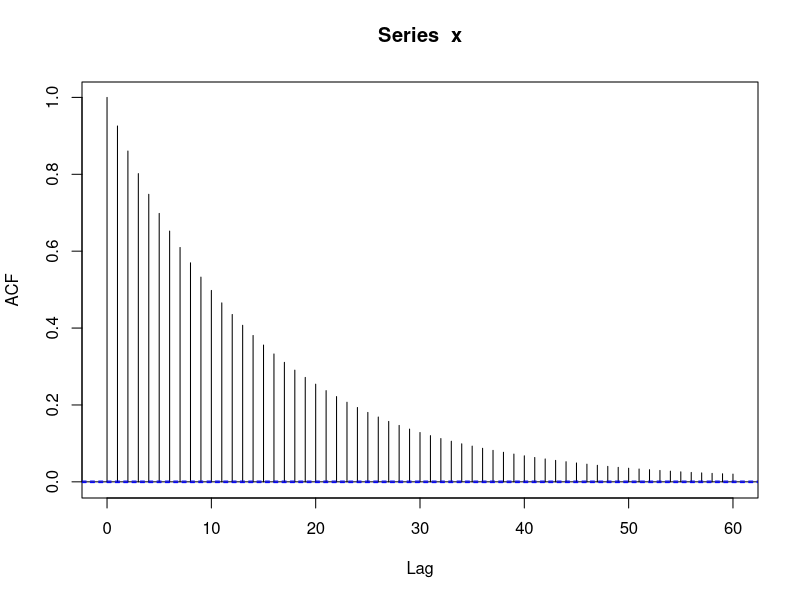
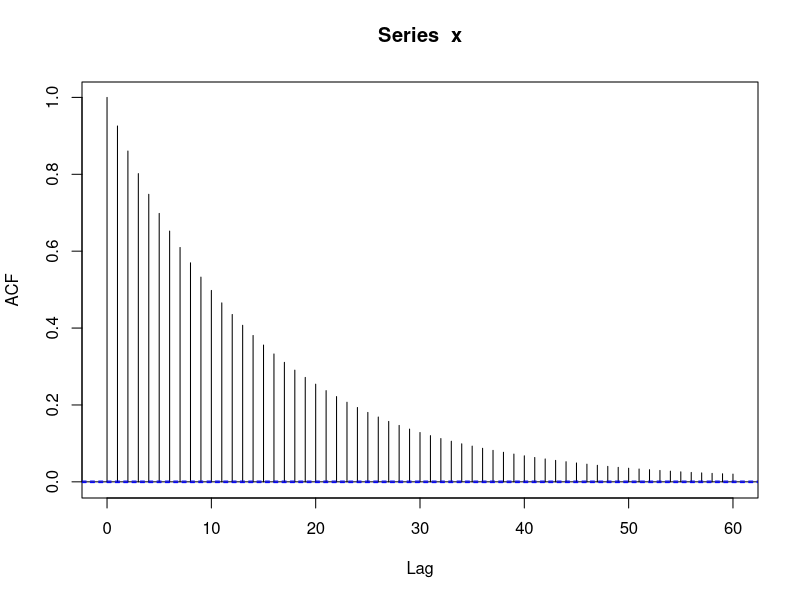
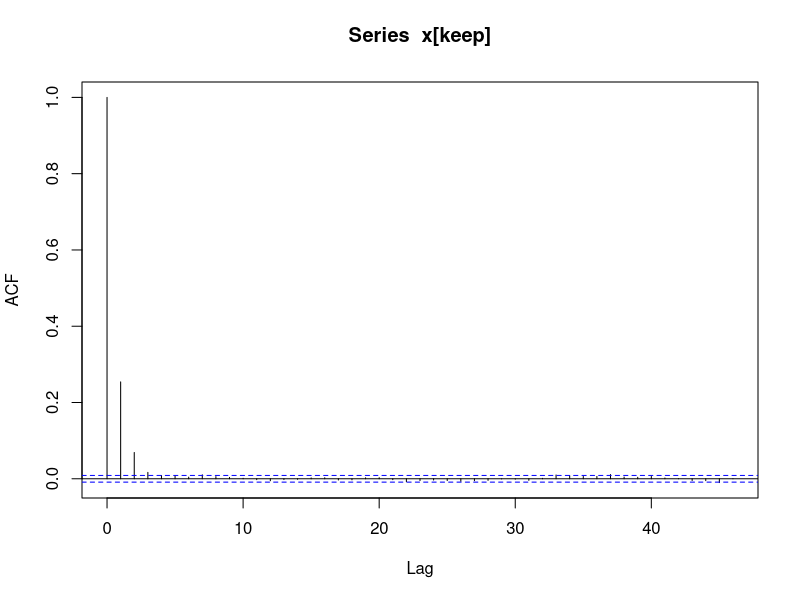
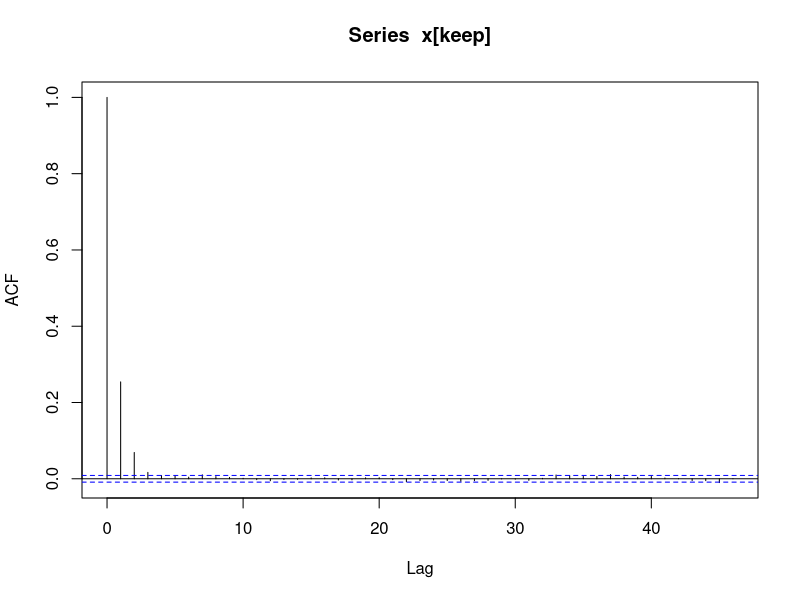
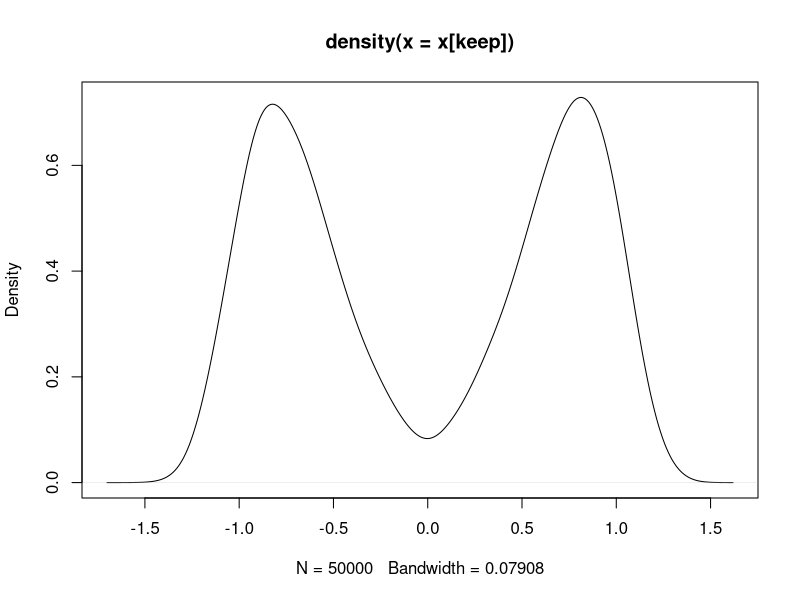
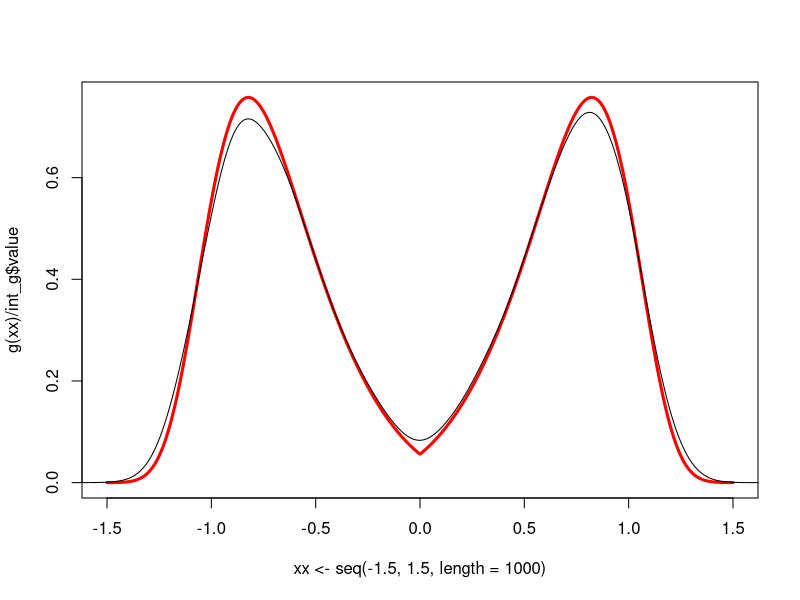
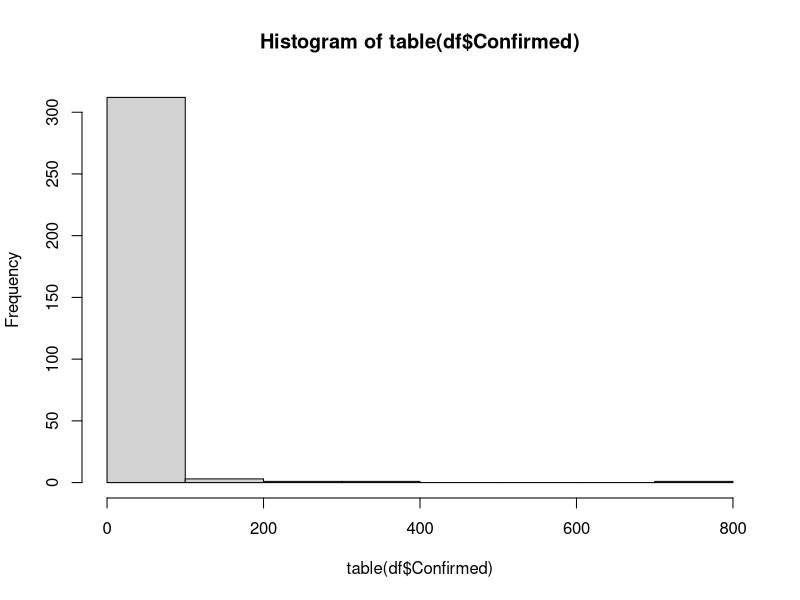
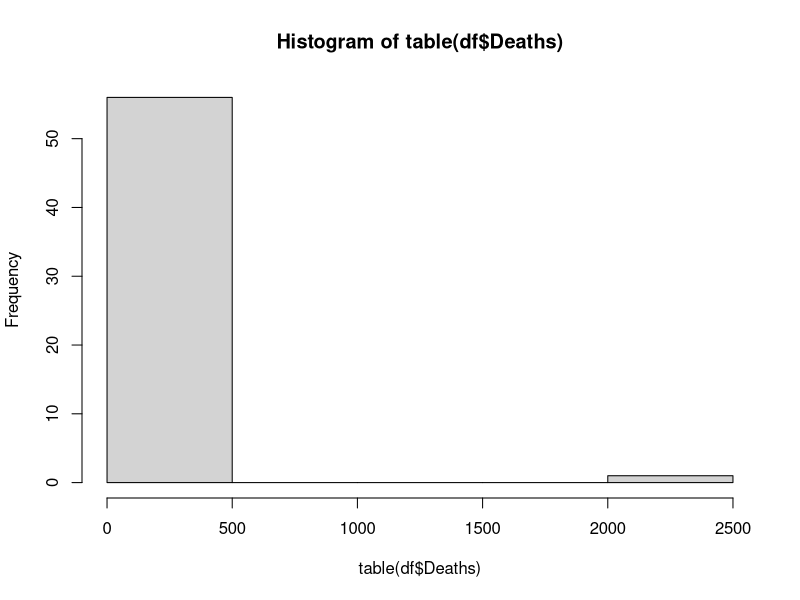

Generate these figures, in order, with R:
g <- function(x) {  exp(-x**6)*(1+abs(2*x))**3 }

J <- 1000000
x <- numeric()
x[1] <- 1

tau <- 0.5 # proposal sd

for (j in 2:J) {
  xp <- rnorm(1, mean = x[j-1], sd = tau)
  
  gxp <- g(xp)
  gxc <- g(x[j-1])

  # Acceptance probability
  alpha <- min(1, gxp/gxc)
  
  U <- runif(1,0,1)
  
  x[j] <- ifelse(U < alpha, xp, x[j-1])
}

# Acceptance rate should be between 35% and 55%
mean(diff(x) != 0)

# thin the x's
plot(acf(x))
keep <- seq(1,J,by=20)
plot(acf(x[keep]))

plot(density(x[keep]))

# Integrating g
int_g <- integrate(g,-Inf,Inf)
plot(xx <- seq(-1.5,1.5,length=1000), g(xx) / int_g$value, col = 'red', lwd=3,type='l')
lines(density(x[keep]))

# estimates of posterior f(x)
mean(x[keep])
sd(x[keep])


## Part 2 
setwd("~/BYU/BYU Winter 2020/bayes-251/class_code")
df <- read.table("covid.txt", stringsAsFactors = F, header = T)
summary(df$Confirmed); hist(table(df$Confirmed));
summary(df$Deaths); hist(table(df$Deaths));

# Using Poisson Likelihood y_i | theta ~ Pois(theta)
# Use a uniform prior for theta ~ Uniform(0,b) 

# goal: Use metropolis algorithm to sample from the posterior

# pi(theta | y1 ... yn) Proportional to prod_{i=1}^n Pois(y_i | theta) Uniform(theta | 0,b)

# g(theta) = exp(-n * theta) * theta ^ sum(y_is) * I[0 < theta < b]
# log_g(theta) = -n*theta + sum(y_is) * log(theta) * I[0 < theta < b]

y <- df$Confirmed
n <- length(y)
y_sum <- sum(y)
# upper bound on theta
b <- 1000

theta <- numeric()
theta[1] <- mean(y)

J <- 10000
tau <- .5
log_g <- function(theta,n,sum_y) {-n * theta + sum_y * log(theta) }

for (i in 2:J) {
  tc <- theta[i-1]
  tp <- rnorm(1, tc, tau)
  
  # set next theta, replace if accepted new proposed theta
  theta[i] <- tc
  
  if (tp > 0 & tp < b) {
    gp <- log_g(tp, n, y_sum)
    gc <- log_g(tc, n ,y_sum)
    
    # Acceptance probability
    alpha <- min(1,exp(gp - gc))
    
    U <- runif(1, 0, 1)
    # 
    if (alpha > U) {
      theta[i] <- tp
    }
  }
}

# acceptance ratio
mean(diff(theta) != 0)

plot(theta, type='l')

keep <- seq(1,J,by=10)
plot(theta[keep])
acf(theta[keep])

quantile(theta[keep], c(0.025,0.975))






